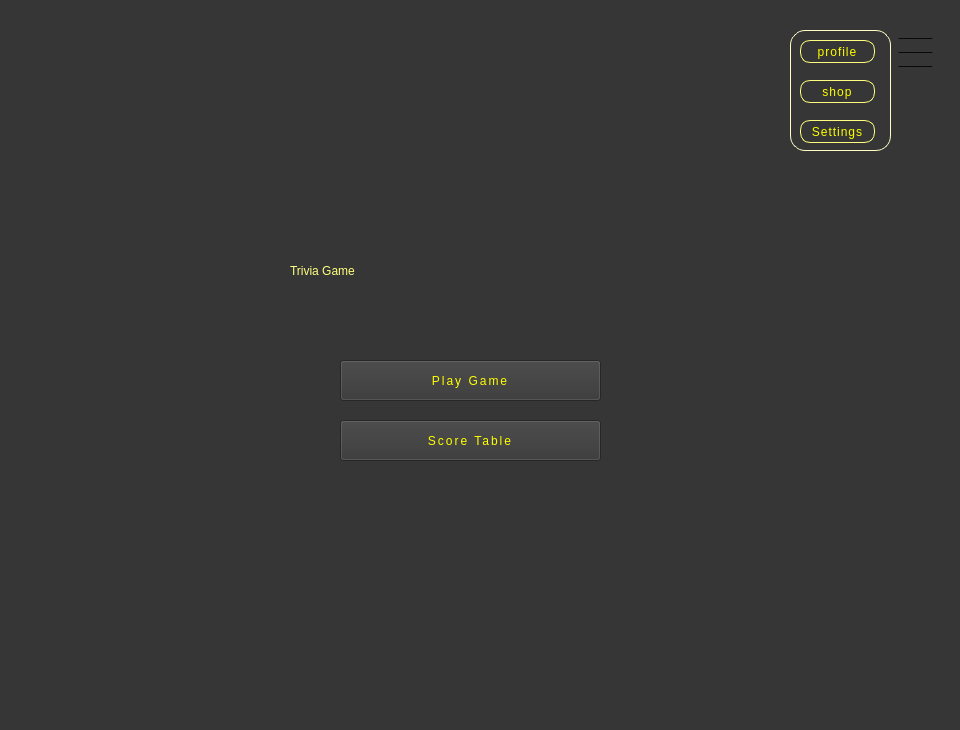
<?xml version="1.0" encoding="UTF-8"?>
<ui version="4.0">
 <class>Form</class>
 <widget class="QWidget" name="Form">
  <property name="geometry">
   <rect>
    <x>0</x>
    <y>0</y>
    <width>960</width>
    <height>730</height>
   </rect>
  </property>
  <property name="windowTitle">
   <string>Form</string>
  </property>
  <property name="styleSheet">
   <string notr="true">QWidget{
background-color: rgb(54, 54, 54);
}</string>
  </property>
  <widget class="QLabel" name="label">
   <property name="geometry">
    <rect>
     <x>290</x>
     <y>220</y>
     <width>381</width>
     <height>101</height>
    </rect>
   </property>
   <property name="styleSheet">
    <string notr="true">font: 46pt &quot;Consolas&quot;;
color: rgb(255, 255, 127);</string>
   </property>
   <property name="text">
    <string>Trivia Game</string>
   </property>
  </widget>
  <widget class="QPushButton" name="playbutton">
   <property name="geometry">
    <rect>
     <x>340</x>
     <y>360</y>
     <width>261</width>
     <height>41</height>
    </rect>
   </property>
   <property name="styleSheet">
    <string notr="true">font: 26pt &quot;Consolas&quot;;
color: rgb(255, 255, 0);
letter-spacing:2px;</string>
   </property>
   <property name="text">
    <string>Play Game</string>
   </property>
  </widget>
  <widget class="QPushButton" name="scoretablbutton">
   <property name="geometry">
    <rect>
     <x>340</x>
     <y>420</y>
     <width>261</width>
     <height>41</height>
    </rect>
   </property>
   <property name="styleSheet">
    <string notr="true">font: 26pt &quot;Consolas&quot;;
color: rgb(255, 255, 0);
letter-spacing:2px;</string>
   </property>
   <property name="text">
    <string>Score Table</string>
   </property>
  </widget>
  <widget class="QFrame" name="menu">
   <property name="geometry">
    <rect>
     <x>790</x>
     <y>30</y>
     <width>101</width>
     <height>121</height>
    </rect>
   </property>
   <property name="styleSheet">
    <string notr="true">

QPushButton{
	border-radius:10px;
font: 10pt &quot;Consolas&quot;;
color: rgb(255, 255, 0);
letter-spacing:1px;
border: 1px solid rgb(255, 255, 127);
out line:none;
}

QFrame{
border: 1px solid rgb(255, 255, 198);
border-radius:15px;
}</string>
   </property>
   <property name="frameShape">
    <enum>QFrame::StyledPanel</enum>
   </property>
   <property name="frameShadow">
    <enum>QFrame::Raised</enum>
   </property>
   <widget class="QPushButton" name="profilebutton">
    <property name="geometry">
     <rect>
      <x>10</x>
      <y>10</y>
      <width>75</width>
      <height>23</height>
     </rect>
    </property>
    <property name="styleSheet">
     <string notr="true"/>
    </property>
    <property name="text">
     <string>profile</string>
    </property>
   </widget>
   <widget class="QPushButton" name="settingbutton">
    <property name="geometry">
     <rect>
      <x>10</x>
      <y>90</y>
      <width>75</width>
      <height>23</height>
     </rect>
    </property>
    <property name="styleSheet">
     <string notr="true"/>
    </property>
    <property name="text">
     <string>Settings</string>
    </property>
   </widget>
   <widget class="QPushButton" name="shopbutton">
    <property name="geometry">
     <rect>
      <x>10</x>
      <y>50</y>
      <width>75</width>
      <height>23</height>
     </rect>
    </property>
    <property name="styleSheet">
     <string notr="true"/>
    </property>
    <property name="text">
     <string>shop</string>
    </property>
   </widget>
  </widget>
  <widget class="QPushButton" name="menubutton">
   <property name="geometry">
    <rect>
     <x>880</x>
     <y>20</y>
     <width>71</width>
     <height>51</height>
    </rect>
   </property>
   <property name="toolTip">
    <string>&lt;html&gt;&lt;head/&gt;&lt;body&gt;&lt;p align=&quot;justify&quot;&gt;&lt;span style=&quot; font-size:7pt; font-weight:600; text-decoration: underline;&quot;&gt;__________&lt;/span&gt;&lt;/p&gt;&lt;p align=&quot;justify&quot;&gt;&lt;span style=&quot; font-size:7pt; font-weight:600; text-decoration: underline;&quot;&gt;__________&lt;/span&gt;&lt;/p&gt;&lt;p align=&quot;justify&quot;&gt;&lt;span style=&quot; font-size:7pt; font-weight:600; text-decoration: underline;&quot;&gt;__________&lt;/span&gt;&lt;/p&gt;&lt;/body&gt;&lt;/html&gt;</string>
   </property>
   <property name="whatsThis">
    <string>&lt;html&gt;&lt;head/&gt;&lt;body&gt;&lt;p&gt;&lt;span style=&quot; font-size:6pt; font-weight:600; text-decoration: underline;&quot;&gt;__________&lt;/span&gt;&lt;/p&gt;&lt;p align=&quot;justify&quot;&gt;&lt;span style=&quot; font-size:6pt; font-weight:600; text-decoration: underline;&quot;&gt;__________&lt;/span&gt;&lt;/p&gt;&lt;p align=&quot;justify&quot;&gt;&lt;span style=&quot; font-size:6pt; font-weight:600; text-decoration: underline;&quot;&gt;__________&lt;/span&gt;&lt;/p&gt;&lt;/body&gt;&lt;/html&gt;</string>
   </property>
   <property name="styleSheet">
    <string notr="true">border-radius:10px;</string>
   </property>
   <property name="text">
    <string>_____
_____
_____</string>
   </property>
  </widget>
  <zorder>menubutton</zorder>
  <zorder>label</zorder>
  <zorder>playbutton</zorder>
  <zorder>scoretablbutton</zorder>
  <zorder>menu</zorder>
 </widget>
 <resources/>
 <connections/>
</ui>
